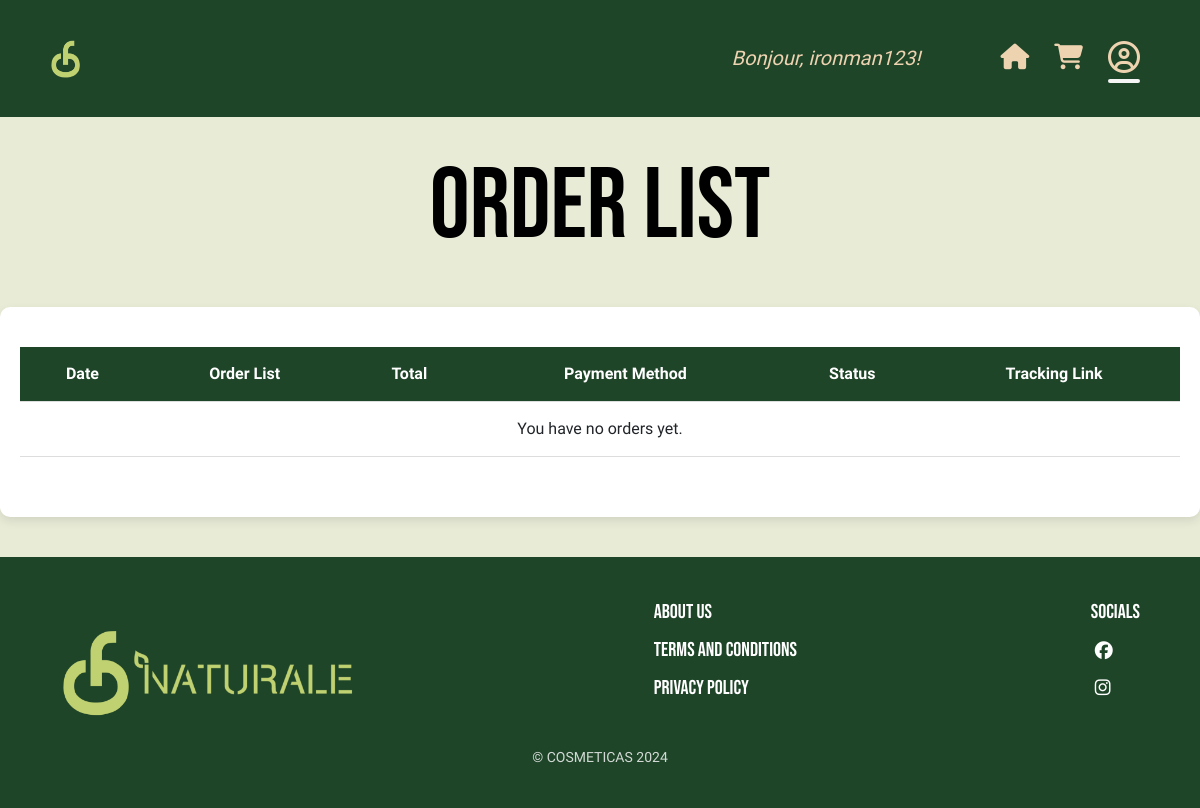
The page /drew/orderlist.php (signed in) on the database as committed earlier.
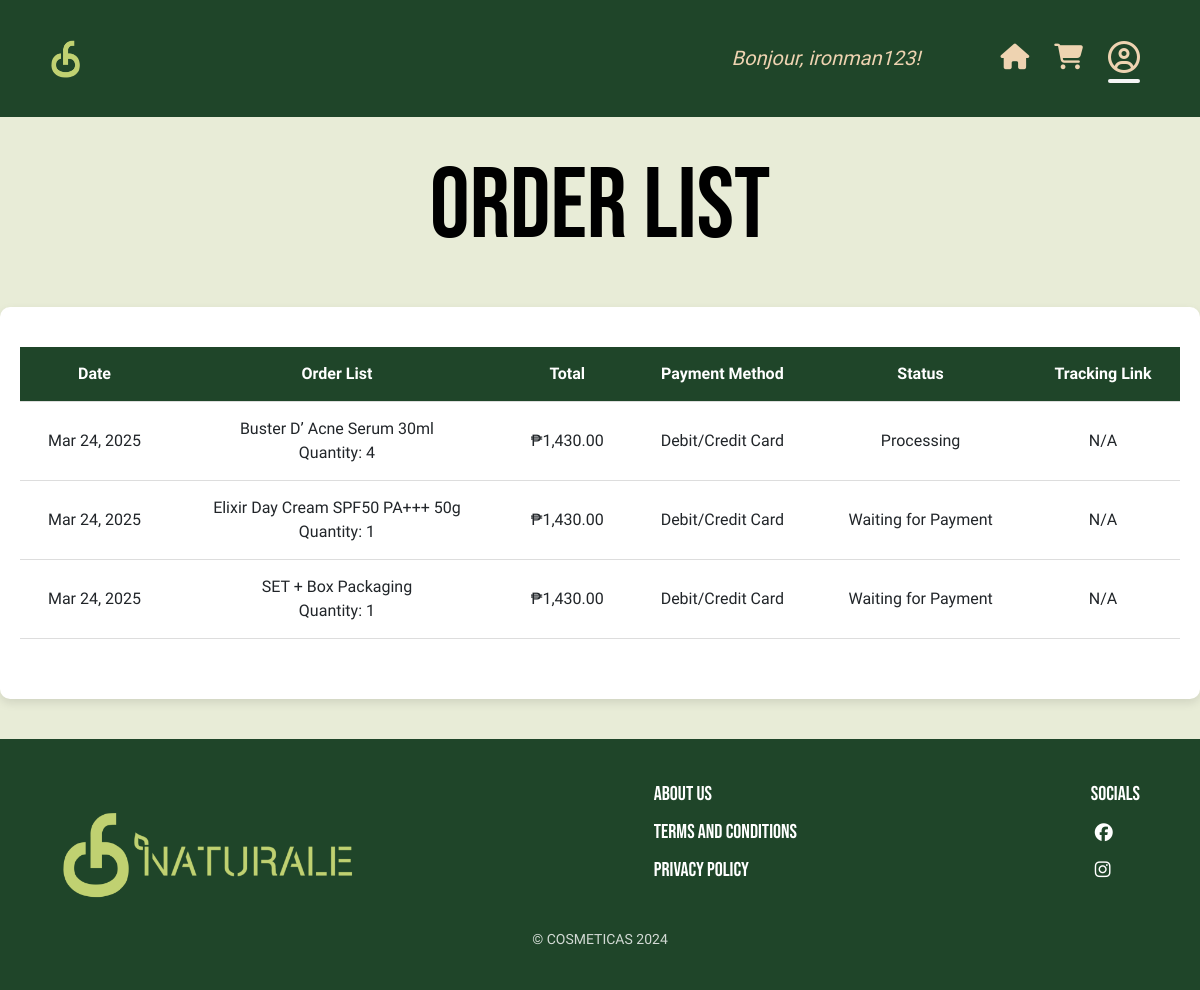
The same page on the database as committed later.
### tables this page shows
CREATE TABLE `tb_orders` (
  `orderID` int(11) NOT NULL,
  `order_date` datetime NOT NULL,
  `productID` int(11) NOT NULL,
  `product_name` varchar(255) NOT NULL,
  `user_id` int(11) DEFAULT NULL,
  `email` varchar(255) DEFAULT NULL,
  `first_name` varchar(255) NOT NULL,
  `last_name` varchar(255) NOT NULL,
  `quantity` int(11) NOT NULL,
  `status` varchar(255) NOT NULL,
  `payment_option` varchar(255) NOT NULL,
  `payment_proof` varchar(255) NOT NULL,
  `isApproved` int(11) DEFAULT NULL,
  `price_total` double NOT NULL,
  `trackingLink` varchar(255) DEFAULT NULL,
  `delivered_date` datetime DEFAULT NULL
);

### drew/orderlist.php (the view, shortened to what this page needs)
<?php
require_once '../conn.php';
$user_id = $_SESSION['user_id'];
$query = "SELECT o.orderID, o.order_date, o.product_name, o.quantity, o.price_total, o.status, o.trackingLink
          FROM tb_orders o
          WHERE o.user_id = ?
          ORDER BY o.order_date DESC";
$stmt = $conn->prepare($query);
$stmt->bind_param("i", $user_id);
$stmt->execute();
$result = $stmt->get_result();
$orders = [];
while ($row = $result->fetch_assoc()) {
    $orders[] = $row;
}
?>
<!DOCTYPE html>
<html lang="en">
<head>
    <link rel="stylesheet" href="orderlist.css">
    <link href="https://cdn.jsdelivr.net/npm/bootstrap@5.3.3/dist/css/bootstrap.min.css" rel="stylesheet">
    <link rel="stylesheet" href="https://cdnjs.cloudflare.com/ajax/libs/font-awesome/6.5.1/css/all.min.css">
    <link rel="stylesheet" href="https://cdnjs.cloudflare.com/ajax/libs/bootstrap-icons/1.10.3/font/bootstrap-icons.min.css">
</head>
<body>
    <header>
        <div class="logo">
            <a href="../Home_Page/Home.php"><img src="../Home_Page/cfn_logo2.png" alt="Logo" class="logo-image"/></a>
        </div>
        <div class="navbar">
            <p class="usernamedisplay">Bonjour, <?php echo htmlspecialchars($_SESSION['username'], ENT_QUOTES, 'UTF-8'); ?>!</p>
            <div class="icons">
                <a href="../Home_Page/Home.php"><i class="fa-solid fa-house home"></i></a>
                <a href="../drew/cart.php"><i class="fa-solid fa-cart-shopping cart"></i></a>
                <a href="../User_Profile_Page/UserProfile.php"><i class="far fa-user-circle fa-2x icon-profile"></i></a>
            </div>
        </div>
    </header>
    <main>
        <h1 class="cart-title">Order List</h1>
        <section class="cart-container">
            <div class="cart-content">
                <table class="cart-table">
                    <thead>
                        <tr>
                            <th class="date-header">Date</th>
                            <th class="order-list-header">Order List</th>
                            <th class="total-header">Total</th>
                            <th class="payment-method-header">Payment Method</th>
                            <th class="status-header">Status</th>
                            <th class="tracking-link-header">Tracking Link</th>
                        </tr>
                    </thead>
                    <tbody>
                    <?php if (!empty($orders)): ?>
                        <?php foreach ($orders as $order): ?>
                            <tr>
                                <td class="date-info"><?php echo htmlspecialchars(date('M j, Y', strtotime($order['order_date'])), ENT_QUOTES, 'UTF-8'); ?></td>
                                <td class="order-list-info">
                                    <div><?php echo htmlspecialchars($order['product_name'], ENT_QUOTES, 'UTF-8'); ?></div>
                                    <div>Quantity: <?php echo htmlspecialchars($order['quantity'], ENT_QUOTES, 'UTF-8'); ?></div>
                                </td>
                                <td class="total-info">₱<?php echo number_format($order['price_total'], 2); ?></td>
                                <td class="payment-method-info">Debit/Credit Card</td>
                                <td class="status-info"><?php echo htmlspecialchars($order['status'], ENT_QUOTES, 'UTF-8'); ?></td>
                                <td class="tracking-link-info">
                                    <?php if (!empty($order['trackingLink'])): ?>
                                        <a href="<?php echo htmlspecialchars($order['trackingLink'], ENT_QUOTES, 'UTF-8'); ?>">Track Order</a>
                                    <?php else: ?>
                                        N/A
                                    <?php endif; ?>
                                </td>
                            </tr>
                        <?php endforeach; ?>
                    <?php else: ?>
                        <tr>
                            <td colspan="6">You have no orders yet.</td>
                        </tr>
                    <?php endif; ?>
                    </tbody>
                </table>
            </div>
        </section>
    </main>
    <footer>
        <div class="footer-container">
            <div class="footer-left">
                <img src="../Resources/cfn_logo.png" alt="Naturale Logo" class="footer-logo">
            </div>
            <div class="footer-right">
                <ul class="footer-nav">
                    <li><a href="#">About Us</a></li>
                    <li><a href="#" data-bs-toggle="modal" data-bs-target="#ModalTerms">Terms and Conditions</a></li>
                    <li><a href="#" data-bs-toggle="modal" data-bs-target="#ModalPrivacy">Privacy Policy</a></li>
                </ul>
            </div>
            <div class="social-icons">
                <p>SOCIALS</p>
                <a href="https://www.facebook.com/share/1CRTizfAxP/?mibextid=wwXIfr" target="_blank"><i class="fab fa-facebook"></i></a>
                <a href="https://www.instagram.com/cosmeticasfraiche?igsh=ang2MHg1MW5qZHQw" target="_blank"><i class="fab fa-instagram"></i></a>
            </div>
        </div>
        <div class="footer-center">
            &copy; COSMETICAS 2024
        </div>
    </footer>
</body>
</html>

### drew/orderlist.css (style rules this page uses)
* { margin: 0; padding: 0; box-sizing: border-box; }
body { font-family: "Be Vietnam Pro", serif !important; font-weight: 400; font-style: normal; min-height: 100vh; width: 100%; background-color: #E8ECD7 !important; line-height: 1.6; overflow: auto; display: flex; flex-direction: column; margin: 0; padding: 0; }
h1 { font-family: "Bebas Neue", serif !important; font-size: 100px !important; font-style: normal; }
.usernamedisplay { display: flex; justify-content: center; text-align: center; color: #EED3B1; font-size: 20px; font-style: italic; flex-wrap: wrap; padding-top: 15px; }
.logo { display: flex; align-items: center; margin-left: 30px; gap: 10px; }
.logo-image { height: 40px; width: auto; }
header { background-color: #1F4529; color: #EED3B1; padding: 20px 20px; display: flex; justify-content: space-between; align-items: center; width: 100%; flex-wrap: wrap; }
.navbar { display: flex; align-items: center; justify-content: flex-start; gap: 20px; }
.icons { display: flex; align-items: center; justify-items: center; gap: 15px; transition: transform 0.3s ease, color 0.3s ease; margin-left: 50px; margin-right: 40px; }
.icon-profile, .home, .cart { font-size: 1.6rem; color: #EED3B1; cursor: pointer; margin-left: 10px; position: relative; }
.icon-profile::after, .icon-profile:hover::after { content: ""; display: block; width: 100%; height: 4px; background-color: whitesmoke; position: absolute; bottom: -10px; border-radius: 2px; left: 0; }
main { flex-grow: 1; }
.cart-container { padding: 40px 20px; background-color: #FFFFFF; border-radius: 10px; box-shadow: 0 4px 10px rgba(0, 0, 0, 0.1); margin: 40px auto; max-width: 1200px; }
.cart-title { font-family: "Bebas Neue", serif !important; font-size: 50px; color: #000000; text-align: center; margin: 30px auto; max-width: 1200px; }
.cart-content { display: flex; flex-direction: column; gap: 20px; }
.cart-table { width: 100%; border-collapse: collapse; margin-bottom: 20px; text-align: center; }
.cart-table thead { background-color: #1F4529; color: #FFFFFF; }
.cart-table th, .cart-table td { padding: 15px; border-bottom: 1px solid #ddd; vertical-align: middle; }
footer { background-color: #1F4529; color: white; padding: 40px 60px; display: flex; flex-direction: column; align-items: center; width: 100%; margin-top: auto; }
.footer-container { display: flex; justify-content: space-between; align-items: flex-start; width: 100%; max-width: 1200px; flex-wrap: wrap; gap: 20px; }
.footer-left { display: flex; align-items: center; gap: 20px; }
.footer-logo { height: 150px; }
.footer-right { display: flex; flex-direction: column; text-align: left; gap: 20px; }
.footer-nav { list-style: none; padding: 0; }
.footer-nav li { font-family: "Bebas Neue", serif !important; font-size: 20px; margin-bottom: 8px; }
.footer-nav a { color: white; text-decoration: none; transition: color 0.3s ease; }
.social-icons { display: flex; flex-direction: column; align-items: flex-start; gap: 10px; }
.social-icons a { color: white; font-size: 18px; text-decoration: none; gap: 10px; margin-left: 4px; transition: transform 0.3s ease, color 0.3s ease; }
.social-icons p { color: white; font-size: 20px; font-family: "Bebas Neue", serif !important; margin-bottom: 0px; margin-top: 0; }
.footer-center { text-align: center; width: 100%; font-size: 14px; opacity: 0.8; }

Rows that differ between the two databases and show on the page:
added tb_orders: order_date "Mar 24, 2025", product_name "Buster D’ Acne Serum 30ml", quantity "4", price_total "1,430.00", status "Processing", trackingLink "N/A"
added tb_orders: order_date "Mar 24, 2025", product_name "Elixir Day Cream SPF50 PA+++ 50g", quantity "1", price_total "1,430.00", status "Waiting for Payment", shows "N/A"
added tb_orders: order_date "Mar 24, 2025", product_name "SET + Box Packaging", quantity "1", price_total "1,430.00", status "Waiting for Payment", shows "N/A"
Other text that changed with them:
text no longer shown: "You have no orders yet."
